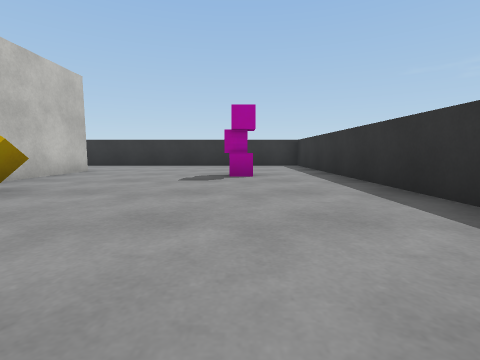
view 1 (above)

19 first-person views from a walk through a scene from a Unity 3-D project. The camera is 0.51 m above the floor, tilts 6° down and sees 85° across. The floor is counted in squares, 1 m on a side. Each view is taken from the middle of a square. On the plan, view 1 faces up. The plan holds only what a view shows up to about 9 squares ahead; the rest is blank. The player is left out. Surface patterns are stand-ins for the level's own textures.

view 2
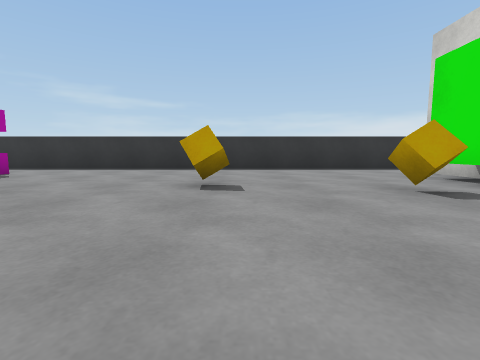

view 3
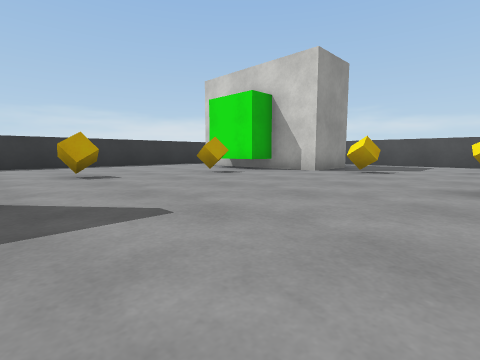

view 4
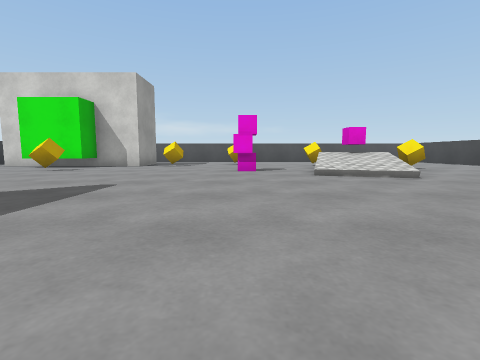

view 5
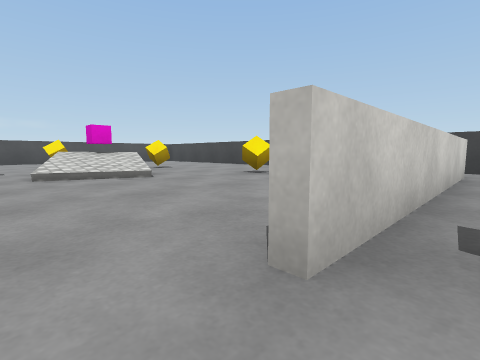

view 6
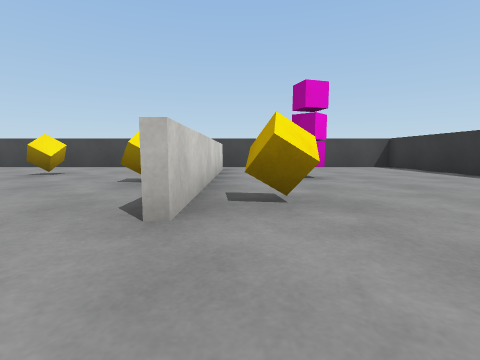

view 7
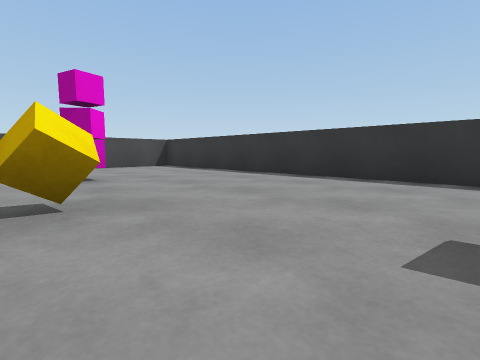

view 8
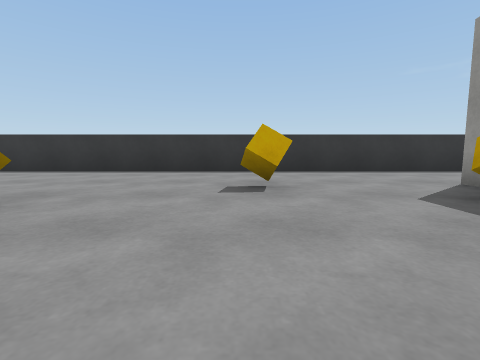

view 9
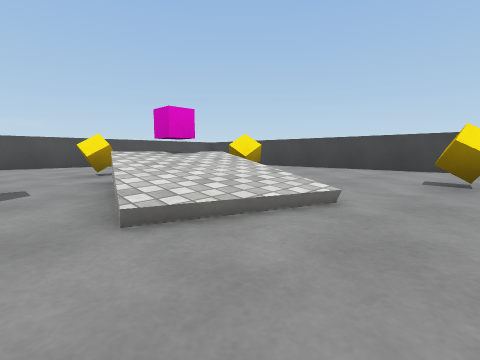

view 10
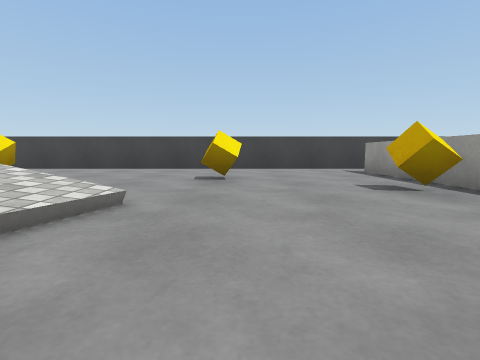

view 11
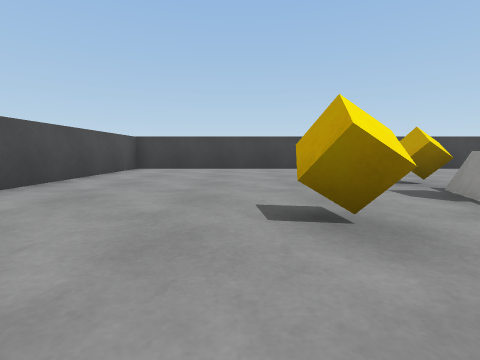

view 12
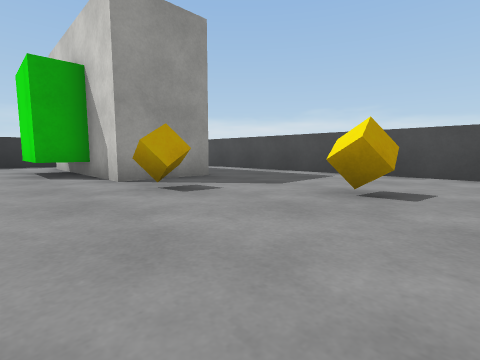

view 13
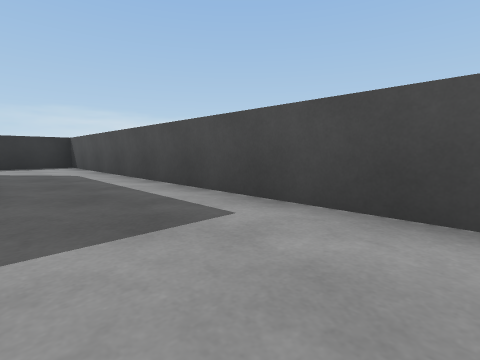

view 14
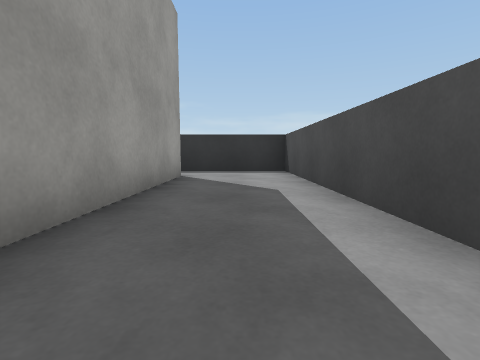

view 15
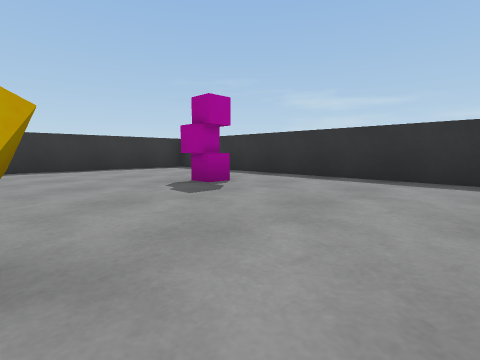

view 16
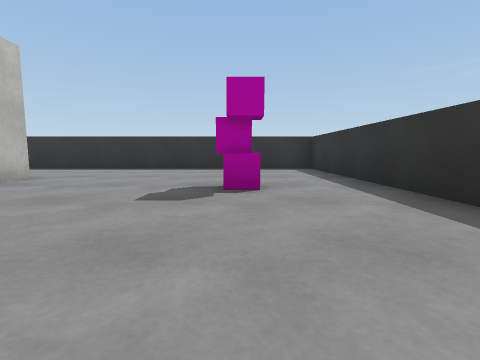

view 17
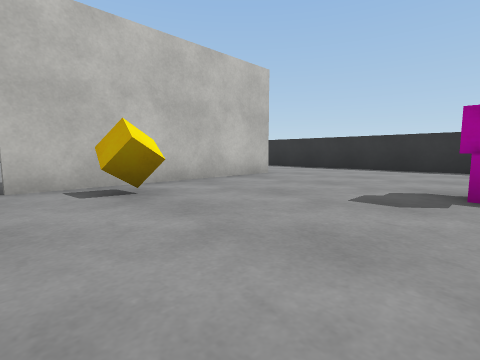

view 18
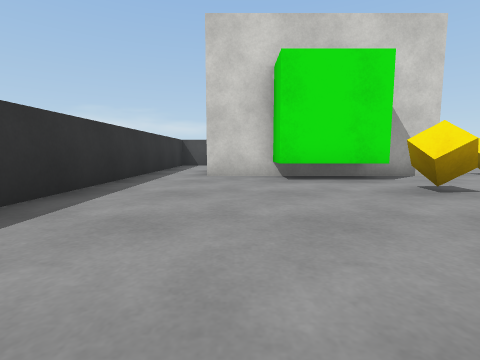

view 19
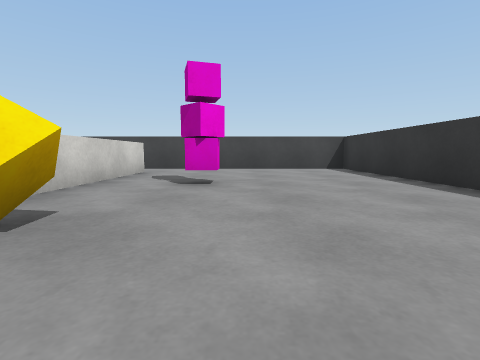

### Floor plan
Points are (right, up) in squares from view 1. A wall is a line through its corners. A room is listed if a view was taken in it or the views show most of it. See-through windows are left out.
Room 1 (views 1, 2, 3, 4, 5, 6, 7, 8, 9, 10, 11, 12, 13, 14, 15, 16, 17, 18, 19)
walls: (-12.5, 4.3) (-16, 4.3); (-4.2, 7.2) (-4.2, 2.1); (-4.3, -6.8) (-4.3, -4.7) (0.8, -4.7); (-16, 4.5) (-9.9, 4.5); (0.8, -6.7) (-3.6, -6.7); (2.3, 10.3) (-17.3, 10.3) (-17.3, -9.3) (2.3, -9.3) (2.3, 10.3)
ways out: gap at (-16, 4)
objects: cube (-14, 1); cube (-13, -3); pink cube (-13, 6); pink cube (-12, -3) to (-11, -3); cube (-12, 3); cube (-11, -5); cube (-11, 5); cube (-8, -6); pink cube (-8, -2); cube (-8, 7); cube (-6, -5); cube (-5, 6); cube (-3, -2); cube (-3, 3); block (-2, -4) to (-1, -4); cube (-2, 1); pink cube (0, 6)

Where each view was taken, in squares from view 1:
view 1: 0 up, 0 right, facing up
view 2: 0 up, 6 left, facing right
view 3: 2 up, 8 left, facing down-right
view 4: 5 up, 8 left, facing down
view 5: 5 up, 9 left, facing down-left
view 6: 5 up, 8 left, facing left
view 7: 5 up, 8 left, facing up-left
view 8: 3 up, 8 left, facing up
view 9: 1 up, 9 left, facing down-left
view 10: 1 up, 9 left, facing left
view 11: 6 down, 9 left, facing left
view 12: 3 down, 9 left, facing down-right
view 13: 7 down, 8 left, facing down-right
view 14: 8 down, 5 left, facing right
view 15: 2 up, 3 left, facing up-right
view 16: 2 up, 0 right, facing up
view 17: 2 up, 0 right, facing up-left
view 18: 1 up, 0 right, facing down
view 19: 7 up, 9 left, facing left
